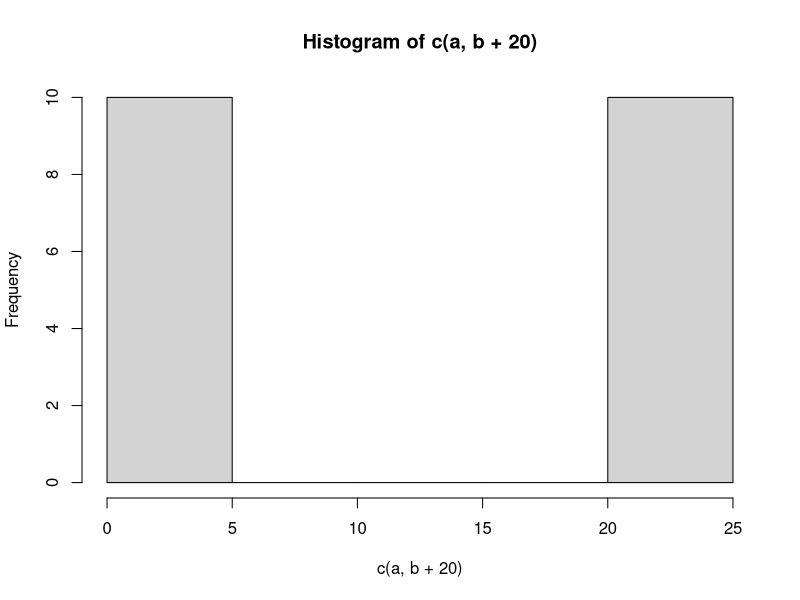
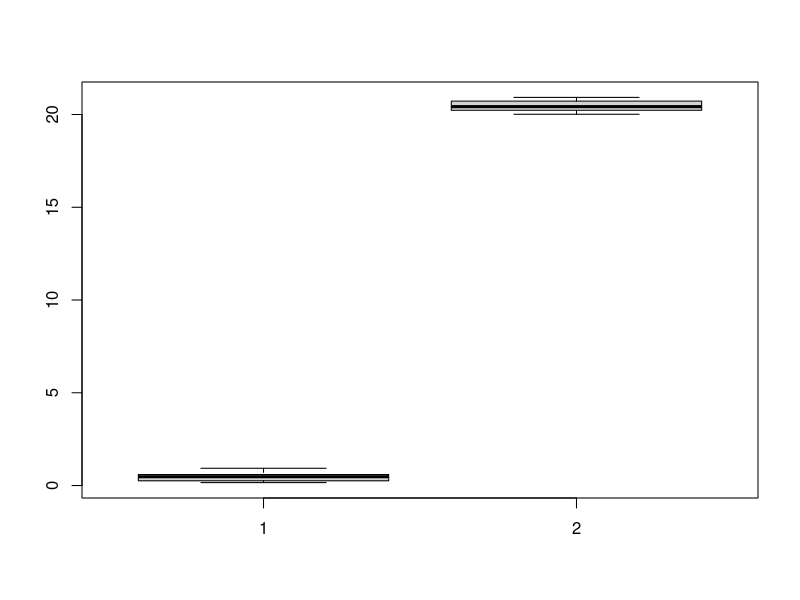
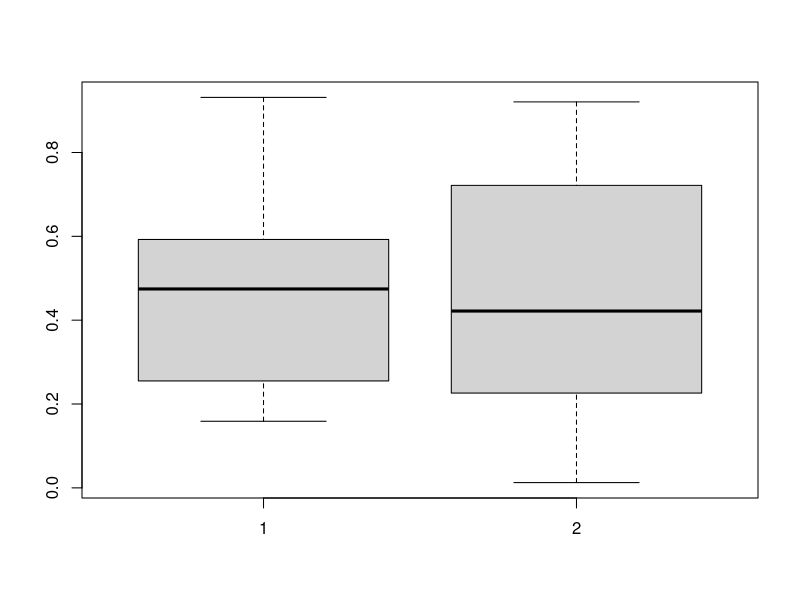
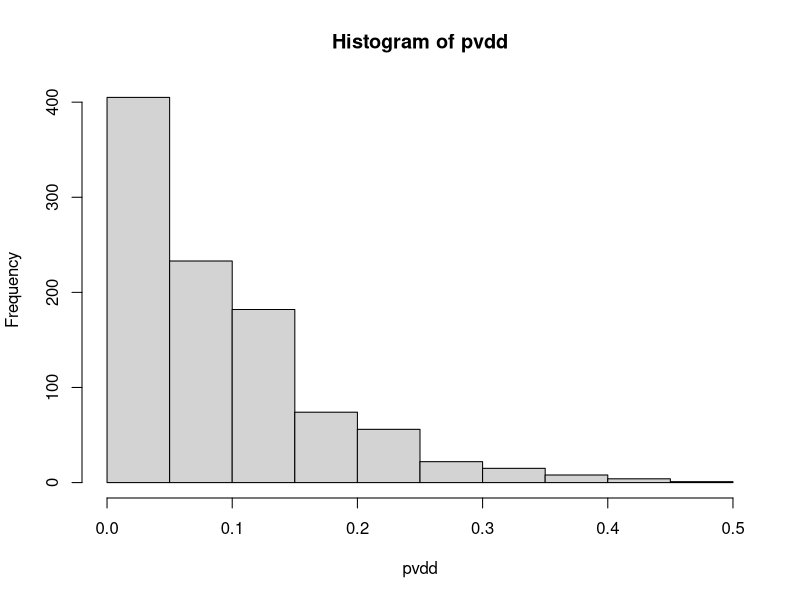
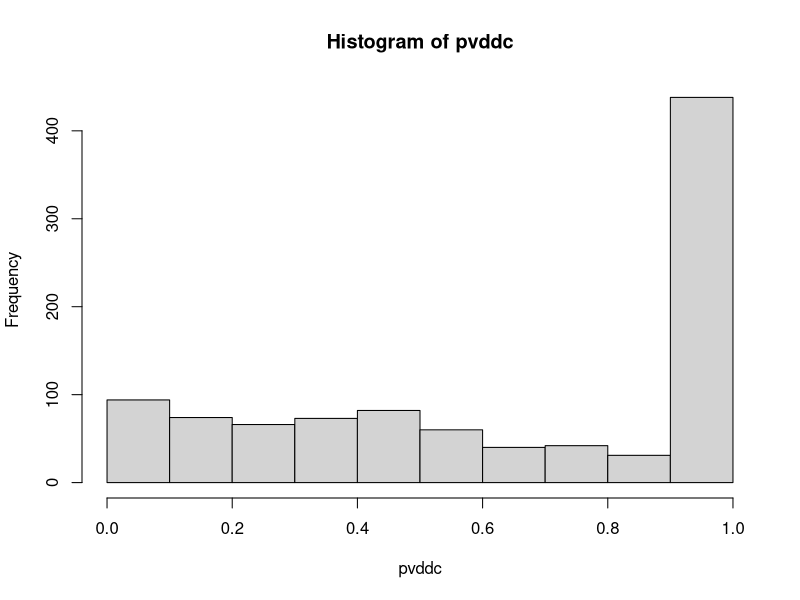

The R script that drew these images, in order:
a = runif(10)
b = runif(10)

hist(c(a,b+20))
boxplot(list(a,b+20))
boxplot(list(a,b))

wilcox.test(a,b+20) $p.value

replicate(100, wilcox.test(runif(100), runif(100))$p.value)
replicate(1000, min(replicate(10, wilcox.test(runif(20), runif(20))$p.value)))->pvdd
hist(pvdd)                           

replicate(1000, min(p.adjust(replicate(10, wilcox.test(runif(20), runif(20))$p.value))))->pvddc
hist(pvddc)
                            
replicate(1000, wilcox.test(runif(100), runif(100))$p.value)->pv
c(rep(1e-5,999), pv)->pv
mean(p.adjust(pv, "fdr") < 0.05)
sum(p.adjust(pv, "fdr")<0.05)
length(pv)
sum(pv < 0.05)
